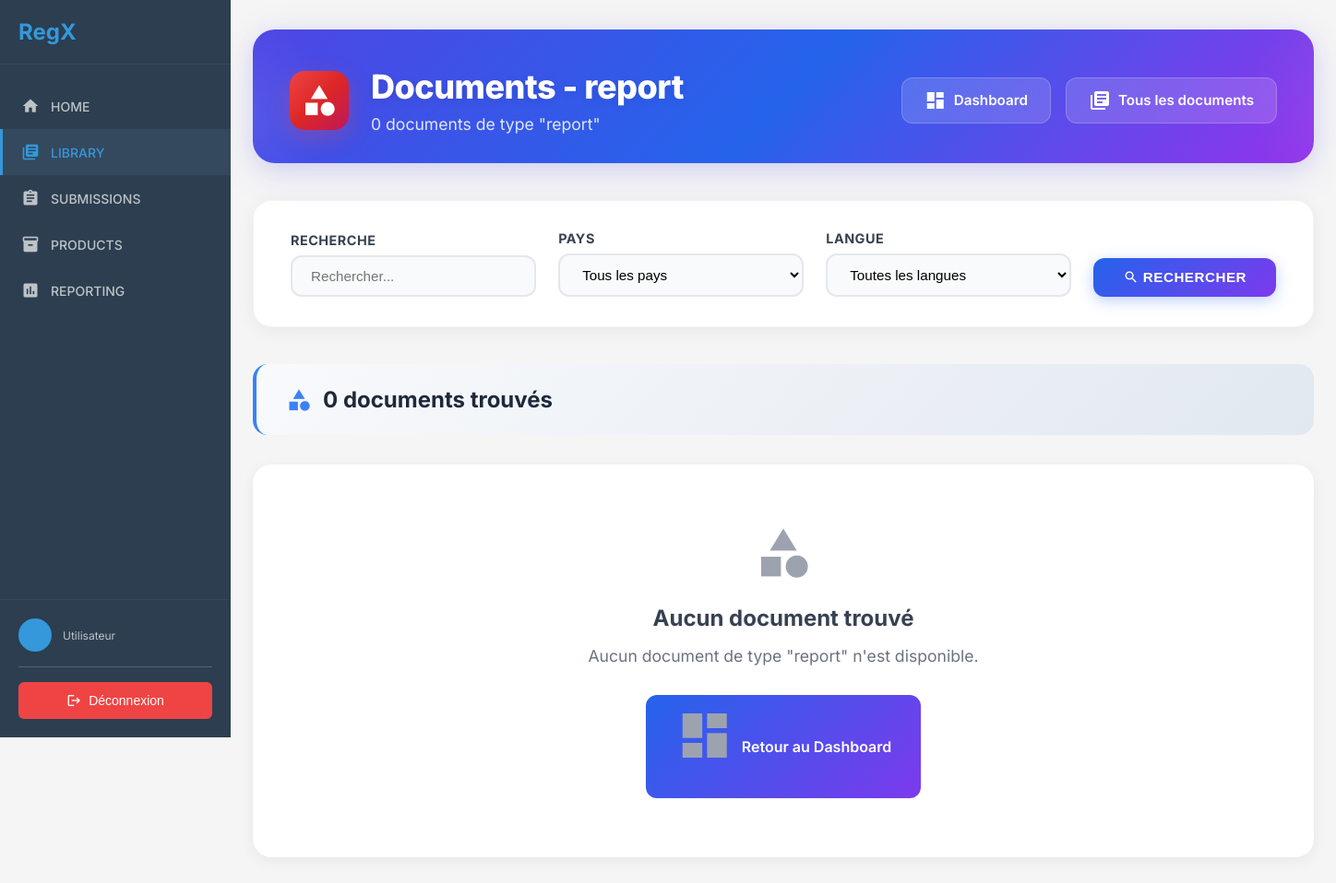
The page /client/library/type/report/ on the database as committed earlier.
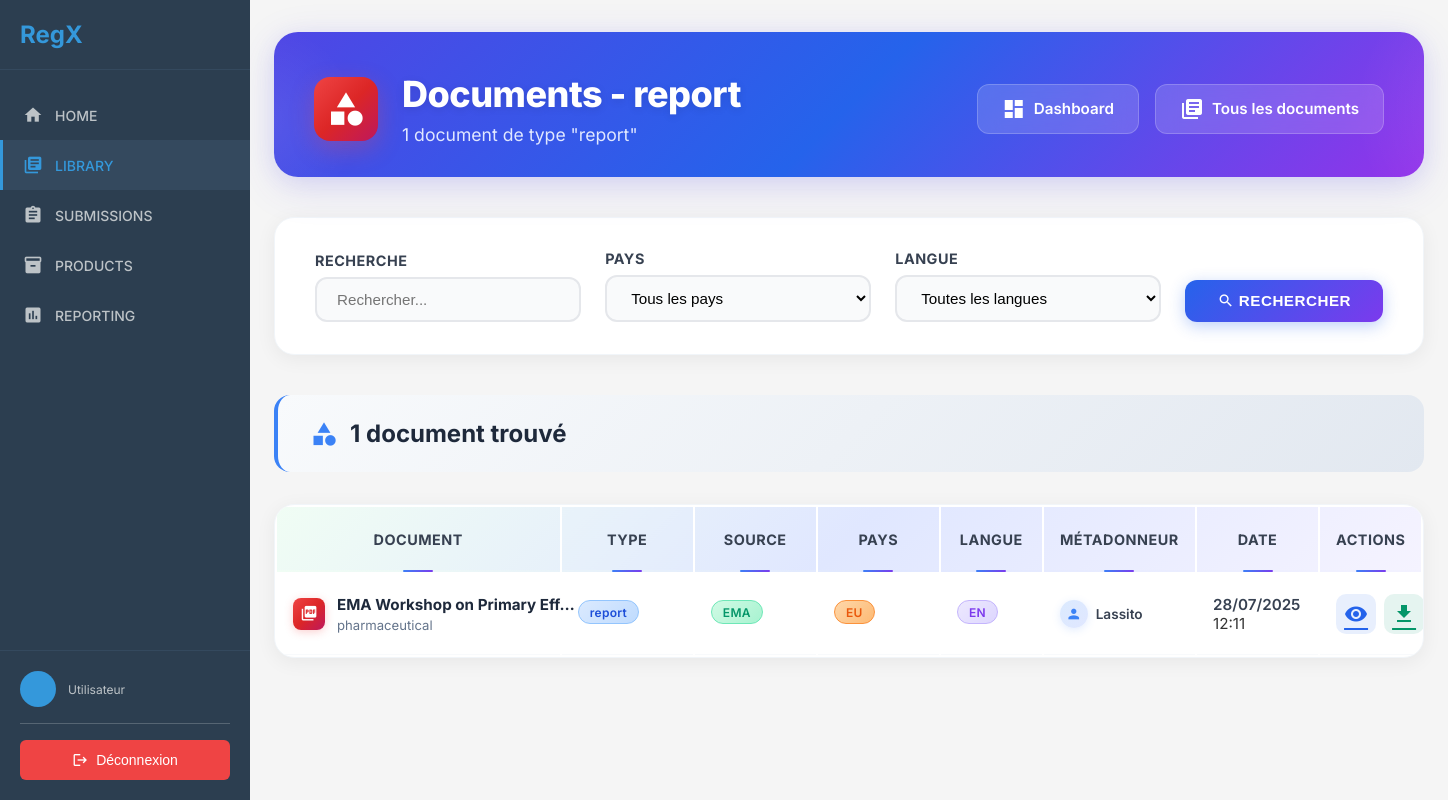
The same page on the database as committed later.
### rawdocs/models.py (models this page shows, shortened)
class RawDocument(models.Model):
    url = models.URLField(help_text="URL d'origine du PDF", blank=True)
    file = models.FileField(upload_to=pdf_upload_to, help_text="Fichier PDF téléchargé")
    created_at = models.DateTimeField(auto_now_add=True)
    owner = models.ForeignKey(
        settings.AUTH_USER_MODEL,
        on_delete=models.CASCADE,
        related_name='raw_documents',
        null=True, blank=True,
        help_text="Utilisateur qui a téléchargé ce document"
    )
    is_validated = models.BooleanField(default=False, help_text="Document validé par un métadonneur")
    validated_at = models.DateTimeField(null=True, blank=True)
    is_ready_for_expert = models.BooleanField(default=False, help_text="Document prêt pour révision expert")
    expert_ready_at = models.DateTimeField(null=True, blank=True,
                                           help_text="Date à laquelle le document est devenu prêt pour l'expert")
    total_pages = models.IntegerField(default=0, help_text="Nombre total de pages")
    pages_extracted = models.BooleanField(default=False, help_text="Pages extraites individuellement")
    title = models.TextField(blank=True, help_text="Titre du document")
    doc_type = models.CharField("Type", max_length=100, blank=True, help_text="Type du document (guide, rapport…)")
    publication_date = models.CharField(max_length=100, blank=True, help_text="Date de publication")
    version = models.CharField(max_length=50, blank=True, help_text="Version extraite")
    source = models.CharField(max_length=255, blank=True, help_text="Organisation émettrice (EMA, FDA…)")
    context = models.TextField(blank=True, help_text="Contexte extrait (2 phrases max)")
    country = models.CharField(max_length=100, blank=True, help_text="Pays détecté (GPE ou TLD)")
    language = models.CharField(max_length=10, blank=True, help_text="Langue détectée (fr, en…)")
    url_source = models.URLField(blank=True, help_text="URL d'origine pour référence")

### client/library/views.py (the view)
# urls.py: path('type/<str:doc_type>/', views.documents_by_type, name='documents_by_type'),
def documents_by_type(request, doc_type):
    search = request.GET.get('search', '')
    country = request.GET.get('country', '')
    language = request.GET.get('language', '')
    documents_qs = RawDocument.objects.filter(
        is_validated=True,
        doc_type__icontains=doc_type
    ).select_related('owner')
    if search:
        documents_qs = documents_qs.filter(
            Q(title__icontains=search) |
            Q(source__icontains=search) |
            Q(context__icontains=search)
        )
    if country:
        documents_qs = documents_qs.filter(country__icontains=country)
    if language:
        documents_qs = documents_qs.filter(language__icontains=language)
    documents_qs = documents_qs.order_by('-created_at')
    paginator = Paginator(documents_qs, 50)
    page_number = request.GET.get('page')
    documents = paginator.get_page(page_number)
    countries = RawDocument.objects.filter(is_validated=True).exclude(country='').values_list('country', flat=True).distinct()
    languages = RawDocument.objects.filter(is_validated=True).exclude(language='').values_list('language', flat=True).distinct()
    context = {
        'documents': documents,
        'doc_type': doc_type,
        'countries': countries,
        'languages': languages,
        'filters': {
            'search': search,
            'country': country,
            'language': language,
        }
    }
    return render(request, 'client/library/documents_by_type.html', context)

### client/templatetags/document_filters.py (called while the page is built)
@register.filter
def document_title(document):
    if document.title and document.title.strip():
        return document.title.strip()
    if document.file:
        clean_name = clean_filename(document.file)
        if clean_name:
            return clean_name
    return "Document sans titre"

### templates/client/library/documents_by_type.html (shortened to what the changed rows need)
{% extends 'client/base.html' %}
{% load static %}
{% load document_filters %}
{% block content %}
<div class="library-container">
    <div class="page-header">
        <div class="page-header-content">
            <div class="page-header-left">
                <div class="page-header-titles">
                    <h1>Documents - {{ doc_type }}</h1>
                    <p>{{ documents.paginator.count }} document{{ documents.paginator.count|pluralize }} de type "{{ doc_type }}"</p>
                </div>
            </div>
        </div>
    </div>
    <div class="results-header">
        <h2>
            <i class="material-icons">category</i>
            {{ documents.paginator.count }} document{{ documents.paginator.count|pluralize }} trouvé{{ documents.paginator.count|pluralize }}
        </h2>
    </div>
    {% if documents %}
    <div class="table-wrap">
        <div class="overflow-x-auto">
            <table>
                <thead>
                    <tr>
                        <th>Document</th>
                        <th>Type</th>
                        <th>Source</th>
                        <th>Pays</th>
                        <th>Langue</th>
                        <th>Métadonneur</th>
                        <th>Date</th>
                        <th>Actions</th>
                    </tr>
                </thead>
                <tbody>
                    {% for document in documents %}
                    <tr onclick="location.href='{% url 'client:library:document_detail' document.pk %}'">
                        <td>
                            <div class="document-icon-container">
                                <div class="document-table-icon">
                                    <i class="material-icons">picture_as_pdf</i>
                                </div>
                                <div class="flex-1 min-w-0">
                                    <span class="doc-title" title="{{ document|document_title }}">
                                        {{ document|document_title|truncatechars:28 }}
                                    </span>
                                    {% if document.context %}
                                    <div class="doc-context" title="{{ document.context }}">
                                        {{ document.context|truncatechars:30 }}
                                    </div>
                                    {% endif %}
                                </div>
                            </div>
                        </td>
                        <td>
                            {% if document.doc_type %}
                            <span class="badge-blue" title="{{ document.doc_type }}">
                                {{ document.doc_type|truncatechars:15 }}
                            </span>
                            {% else %}
                            <span class="badge-gray">-</span>
                            {% endif %}
                        </td>
                        <td>
                            {% if document.source %}
                            <span class="badge-green" title="{{ document.source }}">
                                {{ document.source|truncatechars:12 }}
                            </span>
                            {% else %}
                            <span class="badge-gray">-</span>
                            {% endif %}
                        </td>
                        <td>
                            {% if document.country %}
                            <span class="badge-orange" title="{{ document.country }}">
                                {{ document.country|truncatechars:12 }}
                            </span>
                            {% else %}
                            <span class="badge-gray">-</span>
                            {% endif %}
                        </td>
                        <td>
                            {% if document.language %}
                            <span class="badge-purple" title="{{ document.language }}">
                                {{ document.language|upper|truncatechars:10 }}
                            </span>
                            {% else %}
                            <span class="badge-gray">-</span>
                            {% endif %}
                        </td>
                        <td>
                            <div class="doc-meta-user">
                                <span class="avatar">
                                    <i class="material-icons">person</i>
                                </span>
                                <span>{{ document.owner.username|default:"Anonyme" }}</span>
                            </div>
                        </td>
                        <td>
                            <div style="font-weight: 600; color: #374151;">{{ document.created_at|date:"d/m/Y" }}</div>
                            <div class="text-xs text-gray-400">{{ document.created_at|date:"H:i" }}</div>
                        </td>
                        <td>
                            <div class="doc-actions">
                                <a href="{% url 'client:library:document_detail' document.pk %}" class="view" title="Voir le détail"
                                   onclick="event.stopPropagation();">
                                    <i class="material-icons">visibility</i>
                                </a>
                                <a href="{% url 'client:library:download_document' document.pk %}" class="download" title="Télécharger"
                                   onclick="event.stopPropagation();">
                                    <i class="material-icons">download</i>
                                </a>
                            </div>
                        </td>
                    </tr>
                    {% endfor %}
                </tbody>
            </table>
        </div>
    </div>
    {% else %}
    <div class="empty-state">
        <i class="material-icons">category</i>
        <h3>Aucun document trouvé</h3>
        <p>Aucun document de type "{{ doc_type }}" n'est disponible.</p>
        <a href="{% url 'client:library:dashboard' %}">
            <i class="material-icons">dashboard</i>
            Retour au Dashboard
        </a>
    </div>
    {% endif %}
</div>
{% endblock %}

Rows that differ between the two databases and show on the page:
added RawDocument: doc_type "report", title "EMA Workshop on Primary Eff…", context "pharmaceutical", source "EMA", country "EU", language "EN", owner.username "Lassito", created_at "28/07/2025", created_at "12:11"
Other text that changed with them:
{{ documents.paginator.count }}: "0" → "1"
{{ doc_type }}: "report" → (not shown)
text no longer shown: "Aucun document trouvé Aucun document de type \" \" n'est disponible. Retour au Dashboard"
text now shown: "DOCUMENT TYPE SOURCE PAYS LANGUE MÉTADONNEUR DATE ACTIONS"
